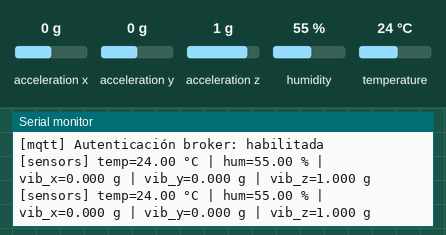
The sketch below on a simulated ESP32. Parts: the last lines printed to the serial monitor. Wiring (inferred from the names in the program): MPU-6050 motion sensor at I2C address 0x68. The test bench sets the inputs (shaded band); at power-on: acceleration x 0 g, humidity 55 %, acceleration y 0 g, temperature 24 °C, acceleration z 1 g. WiFi joins after 1.5 s; servers stay silent unless stated; no MQTT or app messages arrive unless stated.

Above: at 1.3 s.
1.4 s: acceleration x set to -1.4 g
At 7.3 s:
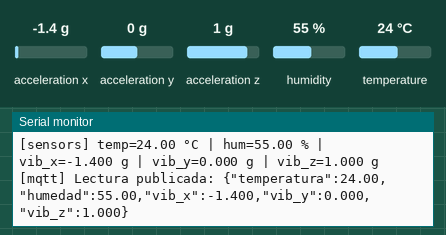
7.4 s: humidity set to 22 %
At 8.7 s:
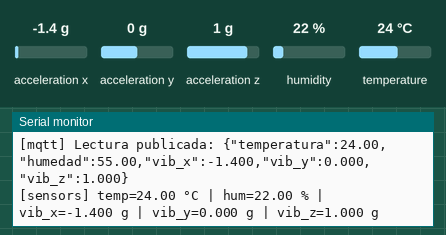
8.9 s: acceleration y set to -1.4 g
At 9.6 s:
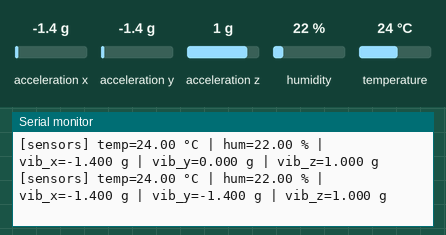
10.4 s: temperature set to 12 °C
At 10.4 s:
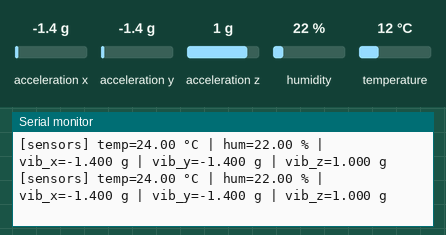
11.9 s: acceleration z set to -1.4 g
At 12.9 s:
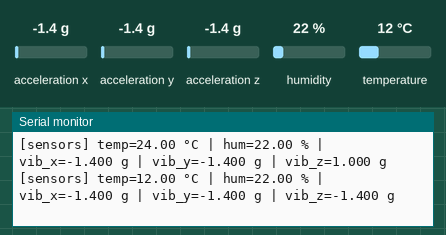
13.4 s: humidity set to 40 %
At 13.4 s:
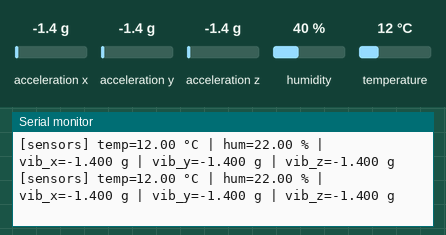
Timing chart, 0 to 15.9 s (numbered marks = the images above; inputs shaded):
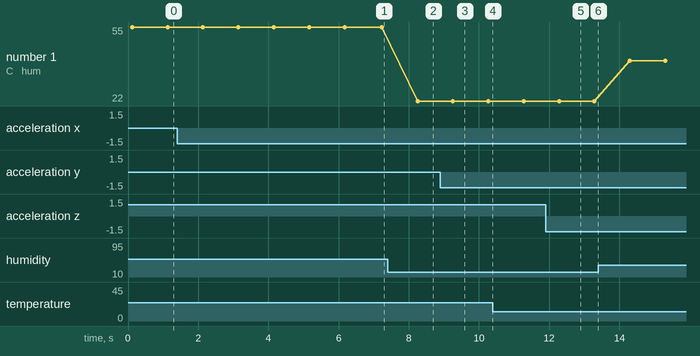

The sketch:

manttoai_sensor.ino
```cpp
// Firmware base del ESP32 para ManttoAI.

#include "config.h"
#include "mqtt_client.h"
#include "sensors.h"

void setup() {
  Serial.begin(115200);
  setupSensors();
  setupMqttClient();
}

void loop() {
  maintainMqttConnection();
  const SensorSnapshot snapshot = readSensorSnapshot();
  logSensorReadings(snapshot);
  publishSensorReading(snapshot);
  delay(MAIN_LOOP_DELAY_MS);
}
```

mqtt_client.cpp
```cpp
// Implementación real de conexión WiFi y publicación MQTT.

#ifdef ARDUINO

#include <Arduino.h>
#include <PubSubClient.h>
#include <WiFi.h>

#include <cmath>
#include <cstdio>

#include "config.h"
#include "mqtt_client.h"
#include "sensors.h"

namespace {
WiFiClient wifi_client;
PubSubClient mqtt_client(wifi_client);

char mqtt_topic[64] = {0};
unsigned long last_publish_ms = 0;
unsigned long last_wifi_retry_ms = 0;
unsigned long last_mqtt_retry_ms = 0;
bool wifi_was_connected = false;
bool mqtt_was_connected = false;

void buildMqttTopic() {
  const int written = std::snprintf(
      mqtt_topic,
      sizeof(mqtt_topic),
      "manttoai/telemetria/%s",
      WiFi.macAddress().c_str());

  if (written <= 0 || static_cast<size_t>(written) >= sizeof(mqtt_topic)) {
    mqtt_topic[0] = '\0';
    Serial.println("[mqtt] ERROR: topic inválido por tamaño.");
  }
}

void connectWifiIfNeeded() {
  if (WiFi.status() == WL_CONNECTED) {
    return;
  }

  const unsigned long now = millis();
  if (now - last_wifi_retry_ms < WIFI_RETRY_INTERVAL_MS) {
    return;
  }

  last_wifi_retry_ms = now;
  Serial.print("[mqtt] Conectando WiFi SSID: ");
  Serial.println(WIFI_SSID);
  WiFi.begin(WIFI_SSID, WIFI_PASSWORD);
}

void syncWifiConnectionLogs() {
  const bool wifi_connected = WiFi.status() == WL_CONNECTED;
  if (wifi_connected && !wifi_was_connected) {
    Serial.print("[mqtt] WiFi conectado. IP local: ");
    Serial.println(WiFi.localIP());
  }

  if (!wifi_connected && wifi_was_connected) {
    Serial.println("[mqtt] WiFi desconectado. Reintentando conexión...");
  }

  wifi_was_connected = wifi_connected;
}

void connectMqttIfNeeded() {
  if (WiFi.status() != WL_CONNECTED || mqtt_client.connected()) {
    return;
  }

  const unsigned long now = millis();
  if (now - last_mqtt_retry_ms < MQTT_RETRY_INTERVAL_MS) {
    return;
  }

  last_mqtt_retry_ms = now;

  char client_id[48] = {0};
  std::snprintf(client_id, sizeof(client_id), "manttoai-esp32-%s", WiFi.macAddress().c_str());

  Serial.print("[mqtt] Conectando broker ");
  Serial.print(MQTT_HOST);
  Serial.print(":");
  Serial.println(MQTT_PORT);

  const bool use_auth =
      MQTT_USERNAME != nullptr &&
      MQTT_PASSWORD != nullptr &&
      MQTT_USERNAME[0] != '\0' &&
      MQTT_PASSWORD[0] != '\0';

  const bool connected = use_auth
      ? mqtt_client.connect(client_id, MQTT_USERNAME, MQTT_PASSWORD)
      : mqtt_client.connect(client_id);

  if (!connected) {
    Serial.print("[mqtt] Falló conexión MQTT. state=");
    Serial.println(mqtt_client.state());
  }
}

void syncMqttConnectionLogs() {
  const bool mqtt_connected = mqtt_client.connected();
  if (mqtt_connected && !mqtt_was_connected) {
    Serial.print("[mqtt] Broker conectado. Topic publicación: ");
    Serial.println(mqtt_topic);
  }

  if (!mqtt_connected && mqtt_was_connected) {
    Serial.println("[mqtt] Broker desconectado. Reintentando conexión...");
  }

  mqtt_was_connected = mqtt_connected;
}

bool buildPayload(const SensorSnapshot& snapshot, char* payload, size_t payload_size) {
  if (!isSensorSnapshotValid(snapshot)) {
    Serial.println("[mqtt] Lectura inválida de sensores. Se omite publicación.");
    return false;
  }

  const int written = std::snprintf(
      payload,
      payload_size,
      "{\"temperatura\":%.2f,\"humedad\":%.2f,\"vib_x\":%.3f,\"vib_y\":%.3f,\"vib_z\":%.3f}",
      snapshot.temperatura,
      snapshot.humedad,
      snapshot.vib_x,
      snapshot.vib_y,
      snapshot.vib_z);

  if (written <= 0 || static_cast<size_t>(written) >= payload_size) {
    Serial.println("[mqtt] Payload inválido por tamaño insuficiente.");
    return false;
  }

  return true;
}
}  // namespace

void setupMqttClient() {
  buildMqttTopic();
  if (mqtt_topic[0] == '\0') {
    Serial.println("[mqtt] ERROR: no se puede iniciar MQTT sin topic válido.");
    return;
  }

  WiFi.mode(WIFI_STA);
  mqtt_client.setServer(MQTT_HOST, MQTT_PORT);

  Serial.print("[mqtt] Topic objetivo: ");
  Serial.println(mqtt_topic);

  const bool use_auth =
      MQTT_USERNAME != nullptr &&
      MQTT_PASSWORD != nullptr &&
      MQTT_USERNAME[0] != '\0' &&
      MQTT_PASSWORD[0] != '\0';
  Serial.print("[mqtt] Autenticación broker: ");
  Serial.println(use_auth ? "habilitada" : "deshabilitada");

  connectWifiIfNeeded();
  connectMqttIfNeeded();
}

void maintainMqttConnection() {
  connectWifiIfNeeded();
  syncWifiConnectionLogs();

  if (WiFi.status() != WL_CONNECTED) {
    if (mqtt_client.connected()) {
      mqtt_client.disconnect();
    }
    syncMqttConnectionLogs();
    return;
  }

  connectMqttIfNeeded();
  if (mqtt_client.connected()) {
    mqtt_client.loop();
  }
  syncMqttConnectionLogs();
}

void publishSensorReading(const SensorSnapshot& snapshot) {
  if (mqtt_topic[0] == '\0' || !mqtt_client.connected()) {
    return;
  }

  const unsigned long now = millis();
  if (last_publish_ms != 0 && now - last_publish_ms < MQTT_PUBLISH_INTERVAL_MS) {
    return;
  }

  last_publish_ms = now;
  char payload[192] = {0};
  if (!buildPayload(snapshot, payload, sizeof(payload))) {
    return;
  }

  const bool published = mqtt_client.publish(mqtt_topic, payload);
  if (published) {
    Serial.print("[mqtt] Lectura publicada: ");
    Serial.println(payload);
  } else {
    Serial.println("[mqtt] Falló publicación de lectura.");
  }
}

#else

#include <cstdio>

#include "mqtt_client.h"

void setupMqttClient() {
  std::puts("Inicializando cliente MQTT (modo no-ARDUINO)...");
}

void maintainMqttConnection() {}

void publishSensorReading(const SensorSnapshot& /*snapshot*/) {
  std::puts("Publicando lectura MQTT (modo no-ARDUINO)...");
}

#endif
```

mqtt_client.h
```cpp
// Funciones de conectividad WiFi/MQTT del firmware ESP32.

#pragma once

#include "sensors.h"

void setupMqttClient();
void maintainMqttConnection();
void publishSensorReading(const SensorSnapshot& snapshot);
```

sensors.cpp
```cpp
// Lectura real de sensores DHT22 + MPU-6050.

#include "sensors.h"

#ifdef ARDUINO

#include <Arduino.h>
#include <DHT.h>
#include <Wire.h>

#include <cmath>

namespace {
constexpr uint8_t DHT_PIN = 4;
constexpr uint8_t I2C_SDA_PIN = 21;
constexpr uint8_t I2C_SCL_PIN = 22;
constexpr uint8_t MPU6050_ADDRESS = 0x68;
constexpr uint8_t MPU6050_REG_PWR_MGMT_1 = 0x6B;
constexpr uint8_t MPU6050_REG_ACCEL_CONFIG = 0x1C;
constexpr uint8_t MPU6050_REG_ACCEL_XOUT_H = 0x3B;
constexpr uint8_t MPU6050_REG_WHO_AM_I = 0x75;
constexpr float MPU6050_ACCEL_SCALE = 16384.0F;  // ±2g
constexpr uint8_t MPU_RECOVERY_FAILURE_THRESHOLD = 3;
constexpr unsigned long MPU_RECOVERY_BACKOFF_MS = 5000;

DHT dht(DHT_PIN, DHT22);
bool mpu_ready = false;
uint8_t consecutive_mpu_failures = 0;
unsigned long next_mpu_recovery_ms = 0;

void resetMpuFailureTracking() {
  consecutive_mpu_failures = 0;
  next_mpu_recovery_ms = 0;
}

void registerMpuFailure() {
  if (consecutive_mpu_failures < 255) {
    consecutive_mpu_failures++;
  }

  if (consecutive_mpu_failures >= MPU_RECOVERY_FAILURE_THRESHOLD) {
    mpu_ready = false;
    next_mpu_recovery_ms = millis() + MPU_RECOVERY_BACKOFF_MS;
    Serial.println("[sensors] MPU-6050 temporalmente deshabilitado; se aplicará backoff antes de reintentar.");
  }
}

bool writeMpuRegister(uint8_t reg, uint8_t value) {
  Wire.beginTransmission(MPU6050_ADDRESS);
  Wire.write(reg);
  Wire.write(value);
  return Wire.endTransmission(true) == 0;
}

bool readMpuRegister(uint8_t reg, uint8_t& value) {
  Wire.beginTransmission(MPU6050_ADDRESS);
  Wire.write(reg);

  if (Wire.endTransmission(false) != 0) {
    return false;
  }

  if (Wire.requestFrom(MPU6050_ADDRESS, static_cast<uint8_t>(1), true) != 1) {
    return false;
  }

  value = static_cast<uint8_t>(Wire.read());
  return true;
}

bool initializeMpuSensor(uint8_t& mpu_who_am_i) {
  const bool woke_up = writeMpuRegister(MPU6050_REG_PWR_MGMT_1, 0x00);
  const bool accel_range_ok = writeMpuRegister(MPU6050_REG_ACCEL_CONFIG, 0x00);
  const bool who_am_i_ok =
      readMpuRegister(MPU6050_REG_WHO_AM_I, mpu_who_am_i) &&
      mpu_who_am_i == MPU6050_ADDRESS;

  mpu_ready = woke_up && accel_range_ok && who_am_i_ok;
  if (mpu_ready) {
    resetMpuFailureTracking();
  }

  return mpu_ready;
}

void attemptMpuRecoveryIfNeeded() {
  if (mpu_ready) {
    return;
  }

  if (millis() < next_mpu_recovery_ms) {
    return;
  }

  uint8_t mpu_who_am_i = 0;
  if (initializeMpuSensor(mpu_who_am_i)) {
    Serial.println("[sensors] MPU-6050 recuperado tras reintento de comunicación I2C.");
    return;
  }

  next_mpu_recovery_ms = millis() + MPU_RECOVERY_BACKOFF_MS;
  Serial.print("[sensors] Reintento MPU-6050 fallido (WHO_AM_I=0x");
  Serial.print(mpu_who_am_i, HEX);
  Serial.println(")");
}

bool readMpuAccelerationRaw(int16_t& ax, int16_t& ay, int16_t& az) {
  attemptMpuRecoveryIfNeeded();
  if (!mpu_ready) {
    return false;
  }

  Wire.beginTransmission(MPU6050_ADDRESS);
  Wire.write(MPU6050_REG_ACCEL_XOUT_H);

  if (Wire.endTransmission(false) != 0) {
    registerMpuFailure();
    return false;
  }

  constexpr uint8_t bytes_to_read = 6;
  const uint8_t bytes_read = Wire.requestFrom(MPU6050_ADDRESS, bytes_to_read, true);

  if (bytes_read != bytes_to_read) {
    registerMpuFailure();
    return false;
  }

  ax = static_cast<int16_t>((Wire.read() << 8) | Wire.read());
  ay = static_cast<int16_t>((Wire.read() << 8) | Wire.read());
  az = static_cast<int16_t>((Wire.read() << 8) | Wire.read());
  resetMpuFailureTracking();
  return true;
}

float readAxisInG(char axis) {
  if (!mpu_ready) {
    return NAN;
  }

  int16_t ax = 0;
  int16_t ay = 0;
  int16_t az = 0;
  if (!readMpuAccelerationRaw(ax, ay, az)) {
    return NAN;
  }

  switch (axis) {
    case 'x':
      return static_cast<float>(ax) / MPU6050_ACCEL_SCALE;
    case 'y':
      return static_cast<float>(ay) / MPU6050_ACCEL_SCALE;
    case 'z':
      return static_cast<float>(az) / MPU6050_ACCEL_SCALE;
    default:
      return NAN;
  }
}

void printLabeledValue(const char* label, float value, uint8_t decimals) {
  Serial.print(label);
  if (isnan(value)) {
    Serial.print("N/A");
  } else {
    Serial.print(value, decimals);
  }
}
}  // namespace

void setupSensors() {
  dht.begin();

  Wire.begin(I2C_SDA_PIN, I2C_SCL_PIN);
  Wire.setTimeOut(50);
  delay(100);

  uint8_t mpu_who_am_i = 0;
  initializeMpuSensor(mpu_who_am_i);

  Serial.println("[sensors] DHT22 inicializado en GPIO4");
  if (mpu_ready) {
    Serial.println("[sensors] MPU-6050 inicializado en I2C (SDA=21, SCL=22)");
  } else {
    Serial.print("[sensors] ERROR: no se pudo inicializar MPU-6050 (WHO_AM_I=0x");
    Serial.print(mpu_who_am_i, HEX);
    Serial.println(")");
  }
}

SensorSnapshot readSensorSnapshot() {
  const float temperatura = readTemperature();
  const float humedad = readHumidity();
  const float vib_x = readVibrationX();
  const float vib_y = readVibrationY();
  const float vib_z = readVibrationZ();

  return {
      temperatura,
      humedad,
      vib_x,
      vib_y,
      vib_z,
      !std::isnan(temperatura) &&
          !std::isnan(humedad) &&
          !std::isnan(vib_x) &&
          !std::isnan(vib_y) &&
          !std::isnan(vib_z),
  };
}

bool isSensorSnapshotValid(const SensorSnapshot& snapshot) {
  return snapshot.valid;
}

float readTemperature() {
  return dht.readTemperature();
}

float readHumidity() {
  return dht.readHumidity();
}

float readVibrationX() {
  return readAxisInG('x');
}

float readVibrationY() {
  return readAxisInG('y');
}

float readVibrationZ() {
  return readAxisInG('z');
}

void logSensorReadings(const SensorSnapshot& snapshot) {
  Serial.print("[sensors] ");
  printLabeledValue("temp=", snapshot.temperatura, 2);
  Serial.print(" °C | ");
  printLabeledValue("hum=", snapshot.humedad, 2);
  Serial.print(" % | ");
  printLabeledValue("vib_x=", snapshot.vib_x, 3);
  Serial.print(" g | ");
  printLabeledValue("vib_y=", snapshot.vib_y, 3);
  Serial.print(" g | ");
  printLabeledValue("vib_z=", snapshot.vib_z, 3);
  Serial.println(" g");
}

#else

void setupSensors() {}
SensorSnapshot readSensorSnapshot() { return {42.5F, 58.0F, 0.3F, 0.2F, 9.8F, true}; }
bool isSensorSnapshotValid(const SensorSnapshot& snapshot) { return snapshot.valid; }
float readTemperature() { return 42.5F; }
float readHumidity() { return 58.0F; }
float readVibrationX() { return 0.3F; }
float readVibrationY() { return 0.2F; }
float readVibrationZ() { return 9.8F; }
void logSensorReadings(const SensorSnapshot& /*snapshot*/) {}

#endif
```

sensors.h
```cpp
// Funciones de lectura de sensores del scaffold.

#pragma once

struct SensorSnapshot {
  float temperatura;
  float humedad;
  float vib_x;
  float vib_y;
  float vib_z;
  bool valid;
};

void setupSensors();
SensorSnapshot readSensorSnapshot();
bool isSensorSnapshotValid(const SensorSnapshot& snapshot);
float readTemperature();
float readHumidity();
float readVibrationX();
float readVibrationY();
float readVibrationZ();
void logSensorReadings(const SensorSnapshot& snapshot);
```

config.h
```cpp
// Configuración mínima del firmware ESP32 para entorno de demo.
// Importante: no subas credenciales reales al repositorio.

#pragma once

static const char* WIFI_SSID = "REEMPLAZAR_SSID";
static const char* WIFI_PASSWORD = "REEMPLAZAR_PASSWORD";

static const char* MQTT_HOST = "REEMPLAZAR_MQTT_HOST";  // p.ej. IP local o hostname del broker
static const int MQTT_PORT = 1883;
static const char* MQTT_USERNAME = "REEMPLAZAR_MQTT_USERNAME";
static const char* MQTT_PASSWORD = "REEMPLAZAR_MQTT_PASSWORD";
// El backend enruta por la MAC de hardware; cada ESP32 debe usar una MAC distinta.

static const unsigned long MQTT_PUBLISH_INTERVAL_MS = 10000;
static const unsigned long WIFI_RETRY_INTERVAL_MS = 5000;
static const unsigned long MQTT_RETRY_INTERVAL_MS = 3000;
static const unsigned long MAIN_LOOP_DELAY_MS = 1000;
```

Measured:
- after the input at 1.4 s, the serial monitor: prints a new line after 0.74 s (image 1)
- after the input at 7.4 s, the serial monitor: prints a new line after 0.85 s (image 2)
- after the input at 8.9 s, the serial monitor: prints a new line after 0.36 s (image 3)
- after the input at 11.9 s, the serial monitor: prints a new line after 0.38 s (image 5)
- plotted number 1: 55 → 22 after the input at 7.4 s, 22 → 40 after the input at 13.4 s
